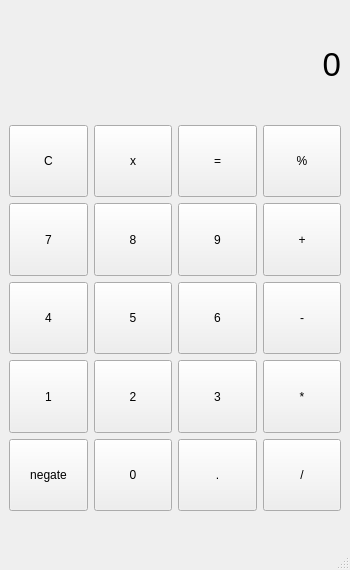
<?xml version="1.0" encoding="UTF-8"?>
<ui version="4.0">
 <class>MainWindow</class>
 <widget class="QMainWindow" name="MainWindow">
  <property name="geometry">
   <rect>
    <x>0</x>
    <y>0</y>
    <width>350</width>
    <height>570</height>
   </rect>
  </property>
  <property name="windowTitle">
   <string>计算器</string>
  </property>
  <widget class="QWidget" name="centralwidget">
   <property name="minimumSize">
    <size>
     <width>350</width>
     <height>520</height>
    </size>
   </property>
   <property name="maximumSize">
    <size>
     <width>350</width>
     <height>520</height>
    </size>
   </property>
   <layout class="QVBoxLayout" name="verticalLayout" stretch="2,7">
    <item>
     <widget class="QLabel" name="lbl_display">
      <property name="font">
       <font>
        <pointsize>25</pointsize>
       </font>
      </property>
      <property name="text">
       <string>0</string>
      </property>
      <property name="alignment">
       <set>Qt::AlignRight|Qt::AlignTrailing|Qt::AlignVCenter</set>
      </property>
     </widget>
    </item>
    <item>
     <layout class="QGridLayout" name="gridLayout">
      <item row="0" column="0">
       <widget class="QPushButton" name="btn_clear">
        <property name="sizePolicy">
         <sizepolicy hsizetype="Expanding" vsizetype="Expanding">
          <horstretch>0</horstretch>
          <verstretch>0</verstretch>
         </sizepolicy>
        </property>
        <property name="text">
         <string>C</string>
        </property>
       </widget>
      </item>
      <item row="0" column="1">
       <widget class="QPushButton" name="btn_delete">
        <property name="sizePolicy">
         <sizepolicy hsizetype="Expanding" vsizetype="Expanding">
          <horstretch>0</horstretch>
          <verstretch>0</verstretch>
         </sizepolicy>
        </property>
        <property name="text">
         <string>x</string>
        </property>
       </widget>
      </item>
      <item row="0" column="2">
       <widget class="QPushButton" name="btn_equal">
        <property name="sizePolicy">
         <sizepolicy hsizetype="Expanding" vsizetype="Expanding">
          <horstretch>0</horstretch>
          <verstretch>0</verstretch>
         </sizepolicy>
        </property>
        <property name="text">
         <string>=</string>
        </property>
       </widget>
      </item>
      <item row="0" column="3">
       <widget class="QPushButton" name="btn_mod">
        <property name="sizePolicy">
         <sizepolicy hsizetype="Expanding" vsizetype="Expanding">
          <horstretch>0</horstretch>
          <verstretch>0</verstretch>
         </sizepolicy>
        </property>
        <property name="text">
         <string>%</string>
        </property>
       </widget>
      </item>
      <item row="1" column="0">
       <widget class="QPushButton" name="btn_7">
        <property name="sizePolicy">
         <sizepolicy hsizetype="Expanding" vsizetype="Expanding">
          <horstretch>0</horstretch>
          <verstretch>0</verstretch>
         </sizepolicy>
        </property>
        <property name="text">
         <string>7</string>
        </property>
       </widget>
      </item>
      <item row="1" column="1">
       <widget class="QPushButton" name="btn_8">
        <property name="sizePolicy">
         <sizepolicy hsizetype="Expanding" vsizetype="Expanding">
          <horstretch>0</horstretch>
          <verstretch>0</verstretch>
         </sizepolicy>
        </property>
        <property name="text">
         <string>8</string>
        </property>
       </widget>
      </item>
      <item row="1" column="2">
       <widget class="QPushButton" name="btn_9">
        <property name="sizePolicy">
         <sizepolicy hsizetype="Expanding" vsizetype="Expanding">
          <horstretch>0</horstretch>
          <verstretch>0</verstretch>
         </sizepolicy>
        </property>
        <property name="text">
         <string>9</string>
        </property>
       </widget>
      </item>
      <item row="1" column="3">
       <widget class="QPushButton" name="btn_plus">
        <property name="sizePolicy">
         <sizepolicy hsizetype="Expanding" vsizetype="Expanding">
          <horstretch>0</horstretch>
          <verstretch>0</verstretch>
         </sizepolicy>
        </property>
        <property name="text">
         <string>+</string>
        </property>
       </widget>
      </item>
      <item row="2" column="0">
       <widget class="QPushButton" name="btn_4">
        <property name="sizePolicy">
         <sizepolicy hsizetype="Expanding" vsizetype="Expanding">
          <horstretch>0</horstretch>
          <verstretch>0</verstretch>
         </sizepolicy>
        </property>
        <property name="text">
         <string>4</string>
        </property>
       </widget>
      </item>
      <item row="2" column="1">
       <widget class="QPushButton" name="btn_5">
        <property name="sizePolicy">
         <sizepolicy hsizetype="Expanding" vsizetype="Expanding">
          <horstretch>0</horstretch>
          <verstretch>0</verstretch>
         </sizepolicy>
        </property>
        <property name="text">
         <string>5</string>
        </property>
       </widget>
      </item>
      <item row="2" column="2">
       <widget class="QPushButton" name="btn_6">
        <property name="sizePolicy">
         <sizepolicy hsizetype="Expanding" vsizetype="Expanding">
          <horstretch>0</horstretch>
          <verstretch>0</verstretch>
         </sizepolicy>
        </property>
        <property name="text">
         <string>6</string>
        </property>
       </widget>
      </item>
      <item row="2" column="3">
       <widget class="QPushButton" name="btn_sub">
        <property name="sizePolicy">
         <sizepolicy hsizetype="Expanding" vsizetype="Expanding">
          <horstretch>0</horstretch>
          <verstretch>0</verstretch>
         </sizepolicy>
        </property>
        <property name="text">
         <string>-</string>
        </property>
       </widget>
      </item>
      <item row="3" column="0">
       <widget class="QPushButton" name="btn_1">
        <property name="sizePolicy">
         <sizepolicy hsizetype="Expanding" vsizetype="Expanding">
          <horstretch>0</horstretch>
          <verstretch>0</verstretch>
         </sizepolicy>
        </property>
        <property name="text">
         <string>1</string>
        </property>
       </widget>
      </item>
      <item row="3" column="1">
       <widget class="QPushButton" name="btn_2">
        <property name="sizePolicy">
         <sizepolicy hsizetype="Expanding" vsizetype="Expanding">
          <horstretch>0</horstretch>
          <verstretch>0</verstretch>
         </sizepolicy>
        </property>
        <property name="text">
         <string>2</string>
        </property>
       </widget>
      </item>
      <item row="3" column="2">
       <widget class="QPushButton" name="btn_3">
        <property name="sizePolicy">
         <sizepolicy hsizetype="Expanding" vsizetype="Expanding">
          <horstretch>0</horstretch>
          <verstretch>0</verstretch>
         </sizepolicy>
        </property>
        <property name="text">
         <string>3</string>
        </property>
       </widget>
      </item>
      <item row="3" column="3">
       <widget class="QPushButton" name="btn_mul">
        <property name="sizePolicy">
         <sizepolicy hsizetype="Expanding" vsizetype="Expanding">
          <horstretch>0</horstretch>
          <verstretch>0</verstretch>
         </sizepolicy>
        </property>
        <property name="text">
         <string>*</string>
        </property>
       </widget>
      </item>
      <item row="4" column="0">
       <widget class="QPushButton" name="btn_ngt">
        <property name="sizePolicy">
         <sizepolicy hsizetype="Expanding" vsizetype="Expanding">
          <horstretch>0</horstretch>
          <verstretch>0</verstretch>
         </sizepolicy>
        </property>
        <property name="text">
         <string>negate</string>
        </property>
       </widget>
      </item>
      <item row="4" column="1">
       <widget class="QPushButton" name="btn_0">
        <property name="sizePolicy">
         <sizepolicy hsizetype="Expanding" vsizetype="Expanding">
          <horstretch>0</horstretch>
          <verstretch>0</verstretch>
         </sizepolicy>
        </property>
        <property name="text">
         <string>0</string>
        </property>
       </widget>
      </item>
      <item row="4" column="2">
       <widget class="QPushButton" name="btn_pnt">
        <property name="sizePolicy">
         <sizepolicy hsizetype="Expanding" vsizetype="Expanding">
          <horstretch>0</horstretch>
          <verstretch>0</verstretch>
         </sizepolicy>
        </property>
        <property name="text">
         <string>.</string>
        </property>
       </widget>
      </item>
      <item row="4" column="3">
       <widget class="QPushButton" name="btn_div">
        <property name="sizePolicy">
         <sizepolicy hsizetype="Expanding" vsizetype="Expanding">
          <horstretch>0</horstretch>
          <verstretch>0</verstretch>
         </sizepolicy>
        </property>
        <property name="text">
         <string>/</string>
        </property>
       </widget>
      </item>
     </layout>
    </item>
   </layout>
  </widget>
  <widget class="QMenuBar" name="menubar">
   <property name="geometry">
    <rect>
     <x>0</x>
     <y>0</y>
     <width>350</width>
     <height>26</height>
    </rect>
   </property>
  </widget>
  <widget class="QStatusBar" name="statusbar"/>
 </widget>
 <resources/>
 <connections/>
</ui>
